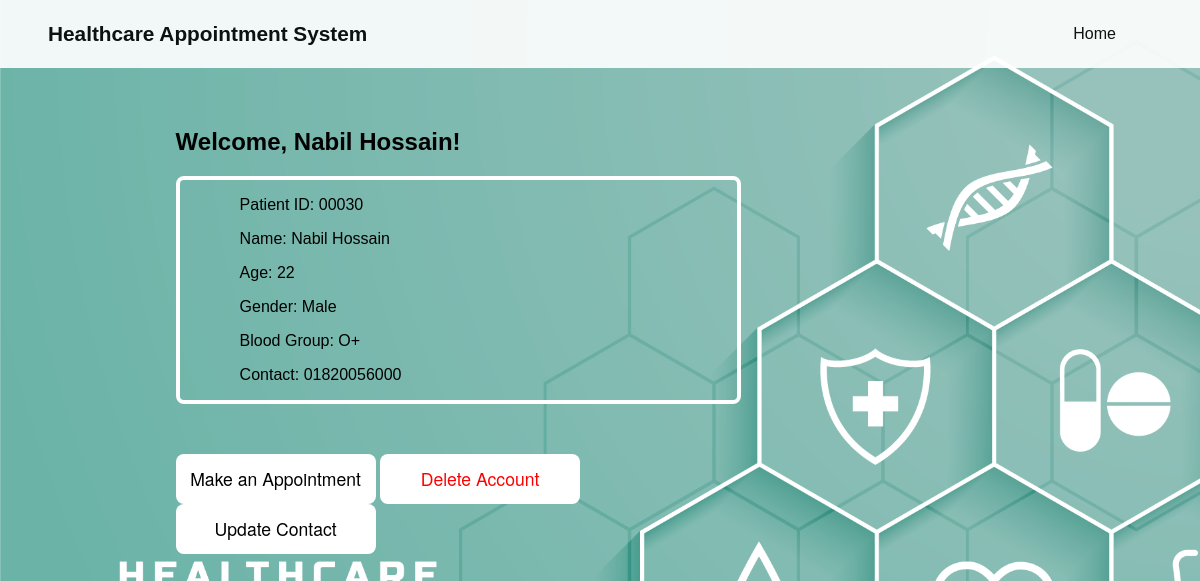
/patient_details.php (signed in), run on the app's committed database.
### tables this page shows
CREATE TABLE `patient` (
  `id` int(5) UNSIGNED ZEROFILL NOT NULL,
  `name` varchar(30) NOT NULL,
  `age` int(11) NOT NULL,
  `gender` enum('Male','Female') NOT NULL,
  `bloodgroup` enum('A+','A-','B+','B-','AB+','AB-','O+','O-') NOT NULL,
  `contact` varchar(11) NOT NULL,
  `password` varchar(30) NOT NULL
);

### patient_details.php (the view, shortened to what this page needs)
<?php
    require_once("php_scripts/connect.php");
    $id = $_SESSION["id"];
    $query = "SELECT id, name, age, gender, bloodgroup, contact FROM patient WHERE id = $id";
    $result = $conn->query($query);
    if ($result->num_rows == 1) {
        $row = $result->fetch_assoc();
        $patientId = $row["id"];
        $patientName = $row["name"];
        $age = $row['age'];
        $gender = $row['gender'];
        $bloodGroup = $row["bloodgroup"];
        $contact = $row["contact"];
    }
?>
<!DOCTYPE html>
<html lang="en">
<head>
    <link rel="stylesheet" href="styles/main_style.css">
    <link rel="stylesheet" href="styles/details.css">
</head>
<body>
    <div class="container">
    <div class="main-content">
            <header class="header-main">
                <div class="wrapper">
                    <section class="logo">
                        <h1 class="header-title">Healthcare Appointment System</h1>
                    </section>
                    <nav class="nav-horizontal" id="topnav">
                        <a href="index.php">Home</a>
                    </nav>
                </div>
            </header>
            <main>
                <div class="wrapbox">
                    <article class="article-one">
                        <header>
                            <h2>Welcome, <?php echo $patientName; ?>!</h2>
                            <div class="patient">
                                <div class="piece">
                                    <p>Patient ID: <?php echo $patientId; ?></p>
                                </div>
                                <div class="piece">
                                    <p>Name: <?php echo $patientName; ?></p>
                                </div>
                                <div class="piece">
                                    <p>Age: <?php echo $age; ?></p>
                                </div>
                                <div class="piece">
                                    <p>Gender: <?php echo $gender; ?></p>
                                </div>
                                <div class="piece">
                                    <p>Blood Group: <?php echo $bloodGroup; ?></p>
                                </div>
                                <div class="piece">
                                    <p>Contact: <?php echo $contact; ?></p>
                                </div>
                            </div>
                            <a href="forms/appointment_selecttest.php"><button type="button" id="app">Make an Appointment</button></a>
                            <a href="php_scripts/delete_patient.php"><button style="color: red;" type="button" id="app">Delete Account</button></a>
                            <a href="#"><button type="button" id="showButton" onclick="showForm()">Update Contact</button></a>
                        </header>
                    </article>
                </div>
            </main>
        </div>
    </div>
</body>
</html>

### styles/main_style.css (style rules this page uses)
body { padding-top: 50px; font-family: 'Montserrat', sans-serif; background-image: url(../assets/26363.png); background-size: cover; background-attachment: fixed; }
.nav-horizontal { display: flex; align-items: center; padding: 20px; }
.nav-horizontal a { color: black; padding: 0px 1rem; text-decoration: none; }
.header-main { position: absolute; top: 0; left: 0; right: 0; transition: background-color 0.5s ease; }
#topnav a { display: inline-block; padding: 0.3rem 0.5rem; background-color: rgb(255, 255, 255); border-radius: 4px; color: black; text-decoration: none; margin-right: 8px; transition: background-color 0.5s ease, box-shadow 0.5s ease, color 0.5s ease; }
.wrapper { max-width: 1400px; padding: 0px 4vw; margin: 0px auto; }
.wrapbox { border-radius: 8px; width: 80%; margin-top: 70px; margin-left: 70px; padding: 2rem; }
.logo { display: flex; align-items: center; vertical-align:top; }
.logo h1 { font-size: 1.3rem; margin: 0px; }
.header-main .wrapper { display: flex; justify-content: space-between; align-items: center; flex-wrap: wrap; }
.main-content { margin-bottom: 100px; }
.article-one header { padding: 2rem 8vw 6rem; }
.formsubmit, .article-one button { background-color: rgb(255, 255, 255); height: 50px; width: 200px; display: block; border: none; border-radius: 8px; margin: 0px auto; margin-top: 30px; overflow: hidden; position: relative; transition: background-color 0.5s ease, box-shadow 0.5s ease; font-family: "Helvetica Neue", Arial, sans-serif; font-size: 1.1rem; }
.article-one button { margin-top: 0%; display:inline-block; }

### styles/details.css (style rules this page uses)
.article-one { width: 80%; }
.article-one .patient { border: 4px solid white; border-radius: 8px; }
.article-one .patient .piece { margin-left: 60px; }
#app { margin-top: 50px; }
.wrapbox { margin-top: 20px; padding: 0.1rem; }
h2 { margin-top: 1rem; }

### data on the page
patient: name "Nabil Hossain", id "00030", age "22", gender "Male", bloodgroup "O+", contact "01820056000"
